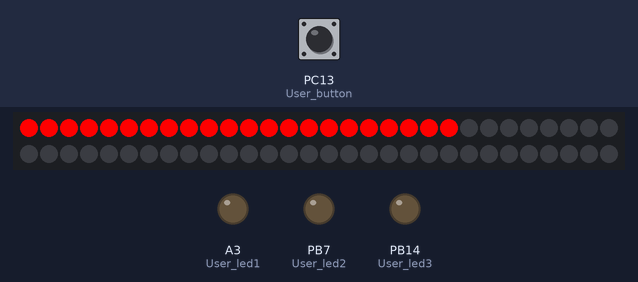
Simulated run of this sketch. Board: STM32 Nucleo. On the bench: 60 RGB LEDs in strip order, left to right, continuing on the next row, output pins drawn as LEDs (lit = HIGH). The test bench sets the inputs (shaded band); at power-on: PC13 (User_button) LOW. The ROS host is connected and sends only what is stated; pins used as bus, display or sensor lines are not drawn.

Above: at 2.2 s.
2.3 s: PC13 (User_button) pulled HIGH for 3 s
At 5.33 s:
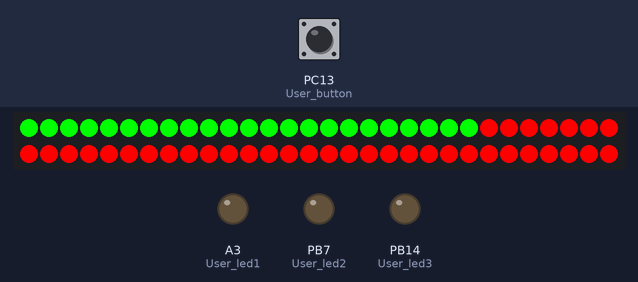
16.3 s: PC13 (User_button) pulsed HIGH 5 times (0.12 s each, 0.3 s apart)
At 17.05 s:
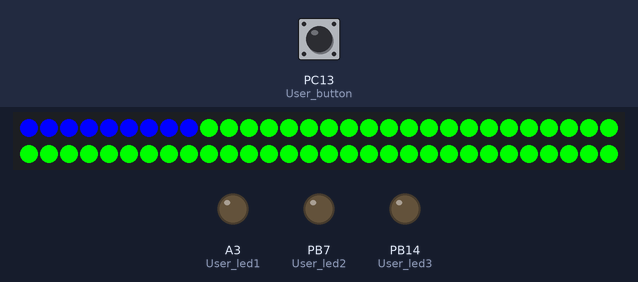
30.3 s: PC13 (User_button) driven HIGH
At 30.33 s:
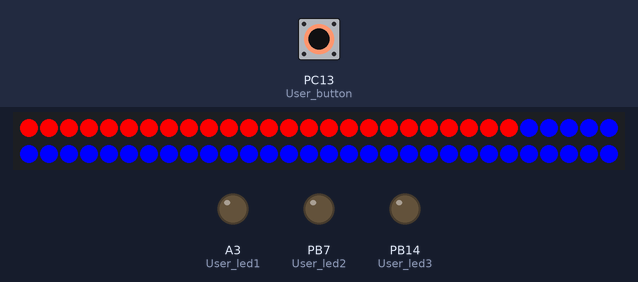
44.3 s: PC13 (User_button) driven LOW
At 47.73 s:
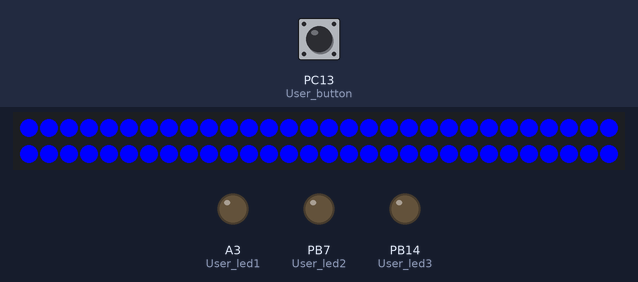
Timing chart, 0 to 49.2 s (numbered marks = the images above; inputs shaded):
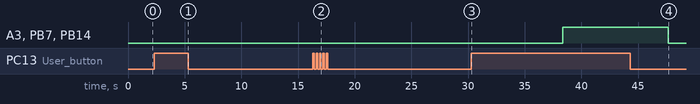

Measured:
- after the input at 30.3 s, A3 (User_led1), PB7 (User_led2), PB14 (User_led3): LOW → HIGH after 8.0 s
- after the input at 44.3 s, A3 (User_led1), PB7 (User_led2), PB14 (User_led3): HIGH → LOW after 3.4 s

The sketch:

nucleo144_testros_neopixel.ino
```cpp
#include <Adafruit_NeoPixel.h>
#ifdef __AVR__
  #include <avr/power.h>
#endif

#include <SPI.h>
#include <ros.h>
#include <ros/time.h>
#include <std_msgs/Float64.h>

// ROS setting
ros::NodeHandle  nh;
std_msgs::Float64 nucleo_msg;
ros::Publisher pub_nucleo("nucleo_data", &nucleo_msg);

#define PIN D7
Adafruit_NeoPixel strip = Adafruit_NeoPixel(60, PIN, NEO_GRB + NEO_KHZ800);

int buttonState = 0;         // variable for reading the pushbutton status


void setup() {
  Serial.begin(57600);
  delay(1000);
  // ROS node

  nh.initNode();
  nh.advertise(pub_nucleo);

  pinMode(PB0, OUTPUT);   // User led1
  pinMode(PB7, OUTPUT);   // User led2
  pinMode(PB14, OUTPUT);  // User led3
  pinMode(PC13, INPUT);   // User button

  pinMode(D7, OUTPUT);  // User led3

  nucleo_msg.data = 64;

  strip.begin();
  strip.show();
}

// the loop function runs over and over again forever
void loop() {
  colorWipe(strip.Color(255, 0, 0), 50); // Red
  colorWipe(strip.Color(0, 255, 0), 50); // Green
  colorWipe(strip.Color(0, 0, 255), 50); // Blue

  buttonState = digitalRead(PC13);

  // check if the pushbutton is pressed. If it is, the buttonState is HIGH:
  if (buttonState == HIGH)
  {
    // turn LED on:
    digitalWrite(PB0, HIGH);
    digitalWrite(PB7, HIGH);
    digitalWrite(PB14, HIGH);
    digitalWrite(D7, HIGH);
    nucleo_msg.data +=1;
  }
  else
  {
    // turn LED off:
    digitalWrite(PB0, LOW);
    digitalWrite(PB7, LOW);
    digitalWrite(PB14, LOW);
    digitalWrite(D7, LOW);
  }

  pub_nucleo.publish(&nucleo_msg);
  nh.spinOnce();
}


// Fill the dots one after the other with a color
void colorWipe(uint32_t c, uint8_t wait) {
  for(uint16_t i=0; i<strip.numPixels(); i++) {
    strip.setPixelColor(i, c);
    strip.show();
    delay(wait);
  }
}
```
